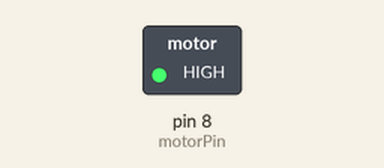
This sketch was run on a simulated Arduino Uno, built with avr-gcc and run on an emulated ATmega328P. Parts: switched loads named in the sketch (green lamp = pin HIGH).

Above: at 1.0 s.
At 3.0 s:
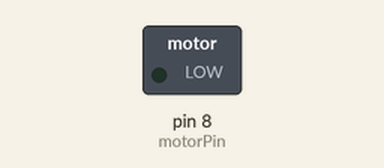
Timing chart, 0 to 5.2 s (numbered marks = the images above):
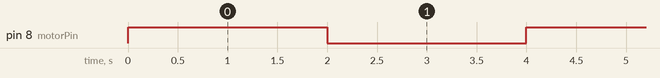

Measured:
- by itself, pin 8 (motorPin): alternates HIGH for 2.0 s and LOW for 2.0 s

The sketch:

dcmotor.ino
```cpp
int motorPin = 8;

void setup() {
  pinMode(motorPin, OUTPUT);
}

void loop() {
  digitalWrite(motorPin, HIGH);
  delay(2000);

  digitalWrite(motorPin, LOW);
  delay(2000);
}
```
